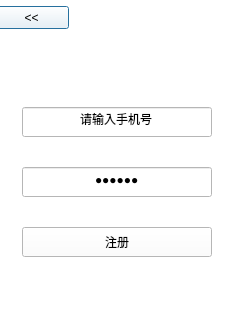
<?xml version="1.0" encoding="UTF-8"?>
<ui version="4.0">
 <class>register_Dialog</class>
 <widget class="QDialog" name="register_Dialog">
  <property name="geometry">
   <rect>
    <x>0</x>
    <y>0</y>
    <width>240</width>
    <height>330</height>
   </rect>
  </property>
  <property name="windowTitle">
   <string>新用户注册</string>
  </property>
  <property name="styleSheet">
   <string notr="true">background-color: rgb(255, 255, 255);</string>
  </property>
  <widget class="QLabel" name="label">
   <property name="geometry">
    <rect>
     <x>87</x>
     <y>22</y>
     <width>60</width>
     <height>60</height>
    </rect>
   </property>
   <property name="minimumSize">
    <size>
     <width>60</width>
     <height>60</height>
    </size>
   </property>
   <property name="maximumSize">
    <size>
     <width>60</width>
     <height>60</height>
    </size>
   </property>
   <property name="sizeIncrement">
    <size>
     <width>0</width>
     <height>0</height>
    </size>
   </property>
   <property name="styleSheet">
    <string notr="true">font: 75 14pt &quot;Arial&quot;;
</string>
   </property>
   <property name="text">
    <string/>
   </property>
   <property name="pixmap">
    <pixmap resource="image.qrc">:/image/images/login_head.png</pixmap>
   </property>
   <property name="alignment">
    <set>Qt::AlignCenter</set>
   </property>
  </widget>
  <widget class="QLabel" name="pwdlabel">
   <property name="geometry">
    <rect>
     <x>29</x>
     <y>173</y>
     <width>20</width>
     <height>20</height>
    </rect>
   </property>
   <property name="minimumSize">
    <size>
     <width>20</width>
     <height>20</height>
    </size>
   </property>
   <property name="maximumSize">
    <size>
     <width>20</width>
     <height>20</height>
    </size>
   </property>
   <property name="text">
    <string/>
   </property>
   <property name="pixmap">
    <pixmap resource="image.qrc">:/image/images/login_lock.png</pixmap>
   </property>
  </widget>
  <widget class="QLabel" name="pnlabel">
   <property name="geometry">
    <rect>
     <x>29</x>
     <y>113</y>
     <width>20</width>
     <height>20</height>
    </rect>
   </property>
   <property name="minimumSize">
    <size>
     <width>20</width>
     <height>20</height>
    </size>
   </property>
   <property name="maximumSize">
    <size>
     <width>20</width>
     <height>20</height>
    </size>
   </property>
   <property name="sizeIncrement">
    <size>
     <width>0</width>
     <height>0</height>
    </size>
   </property>
   <property name="text">
    <string/>
   </property>
   <property name="pixmap">
    <pixmap resource="image.qrc">:/image/images/login_people.png</pixmap>
   </property>
  </widget>
  <widget class="QPushButton" name="backpushButton">
   <property name="geometry">
    <rect>
     <x>-6</x>
     <y>6</y>
     <width>75</width>
     <height>23</height>
    </rect>
   </property>
   <property name="text">
    <string>&lt;&lt;</string>
   </property>
  </widget>
  <widget class="QWidget" name="layoutWidget">
   <property name="geometry">
    <rect>
     <x>22</x>
     <y>97</y>
     <width>192</width>
     <height>172</height>
    </rect>
   </property>
   <layout class="QVBoxLayout" name="verticalLayout">
    <property name="spacing">
     <number>20</number>
    </property>
    <item>
     <widget class="QLineEdit" name="pnlineEdit">
      <property name="minimumSize">
       <size>
        <width>190</width>
        <height>30</height>
       </size>
      </property>
      <property name="maximumSize">
       <size>
        <width>190</width>
        <height>30</height>
       </size>
      </property>
      <property name="text">
       <string>请输入手机号</string>
      </property>
      <property name="alignment">
       <set>Qt::AlignCenter</set>
      </property>
     </widget>
    </item>
    <item>
     <widget class="QLineEdit" name="pwdlineEdit">
      <property name="minimumSize">
       <size>
        <width>190</width>
        <height>30</height>
       </size>
      </property>
      <property name="maximumSize">
       <size>
        <width>190</width>
        <height>30</height>
       </size>
      </property>
      <property name="text">
       <string>请输入密码:</string>
      </property>
      <property name="echoMode">
       <enum>QLineEdit::Password</enum>
      </property>
      <property name="alignment">
       <set>Qt::AlignCenter</set>
      </property>
     </widget>
    </item>
    <item>
     <widget class="QPushButton" name="repushButton">
      <property name="minimumSize">
       <size>
        <width>190</width>
        <height>30</height>
       </size>
      </property>
      <property name="maximumSize">
       <size>
        <width>190</width>
        <height>30</height>
       </size>
      </property>
      <property name="text">
       <string>注册</string>
      </property>
     </widget>
    </item>
   </layout>
  </widget>
  <zorder>backpushButton</zorder>
  <zorder>layoutWidget</zorder>
  <zorder>label</zorder>
  <zorder>pnlabel</zorder>
  <zorder>pwdlabel</zorder>
 </widget>
 <resources>
  <include location="image.qrc"/>
 </resources>
 <connections/>
</ui>
